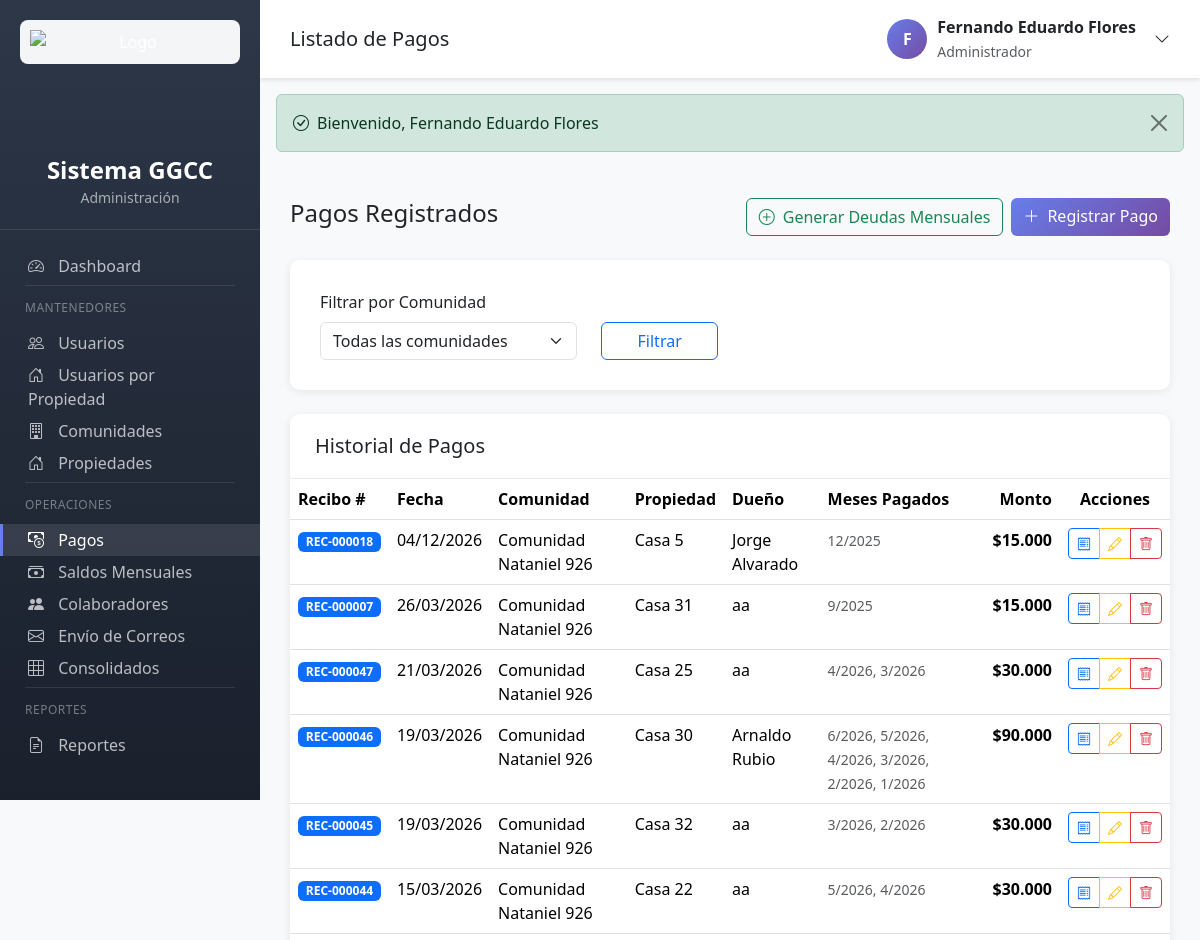
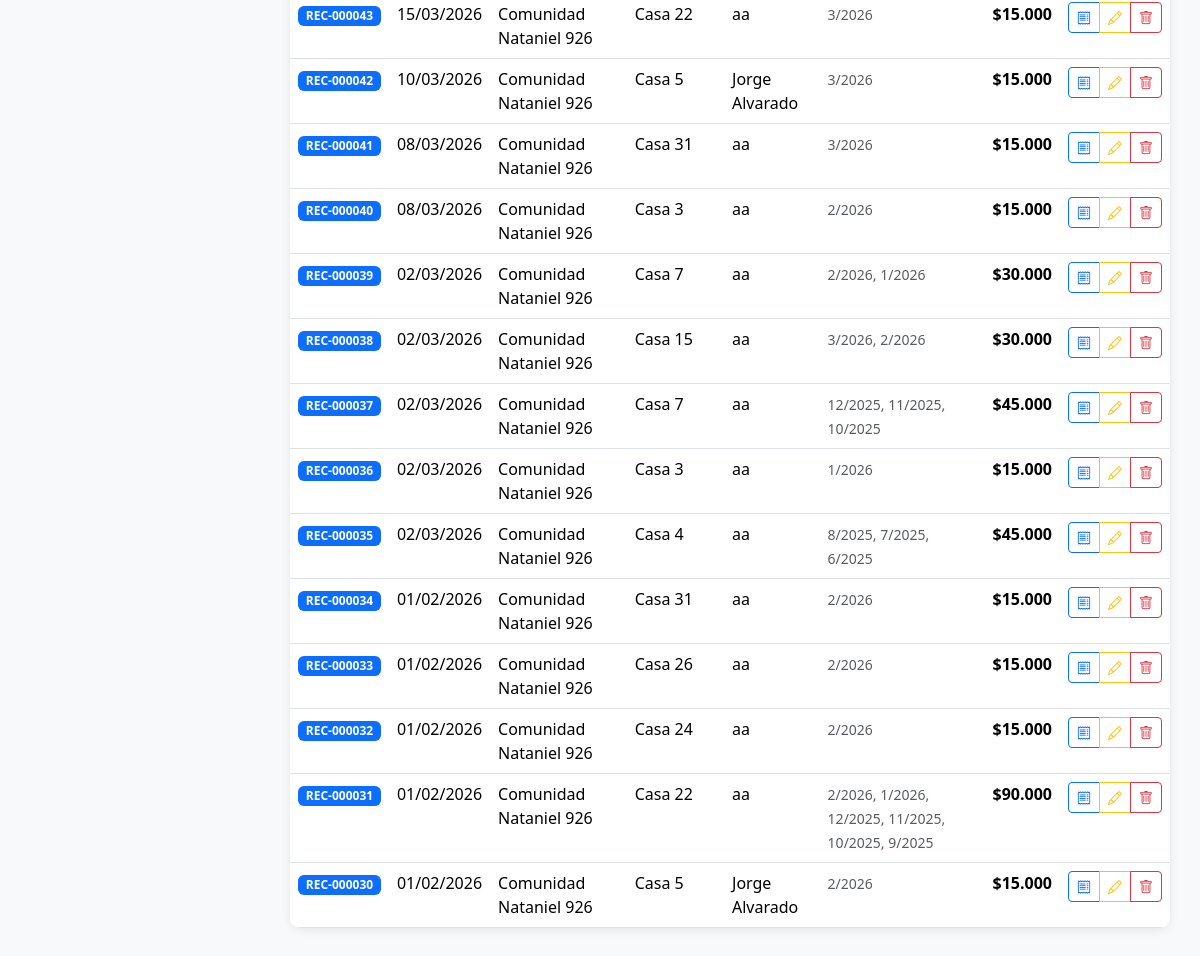
Before: /pagos.php (signed in) with the older database file (2 pictures, top to bottom).
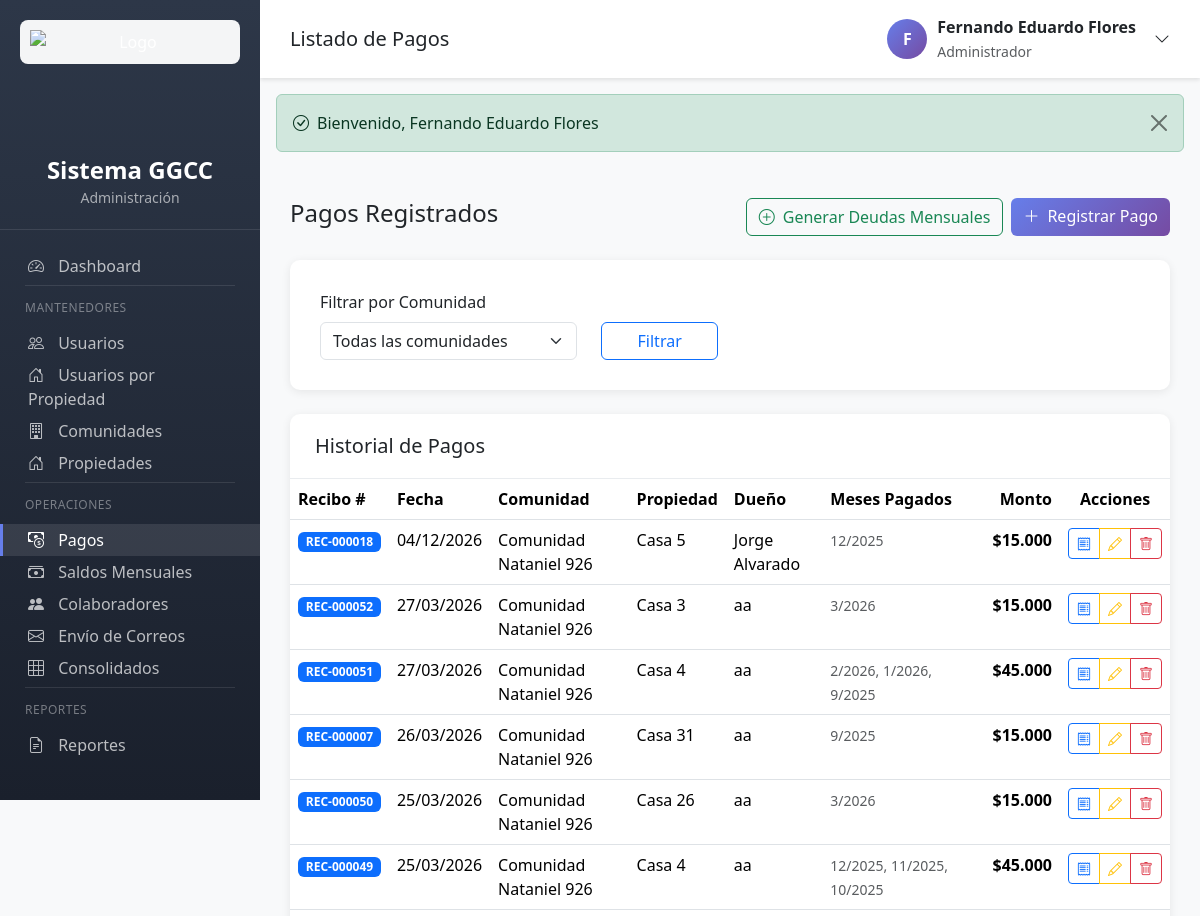
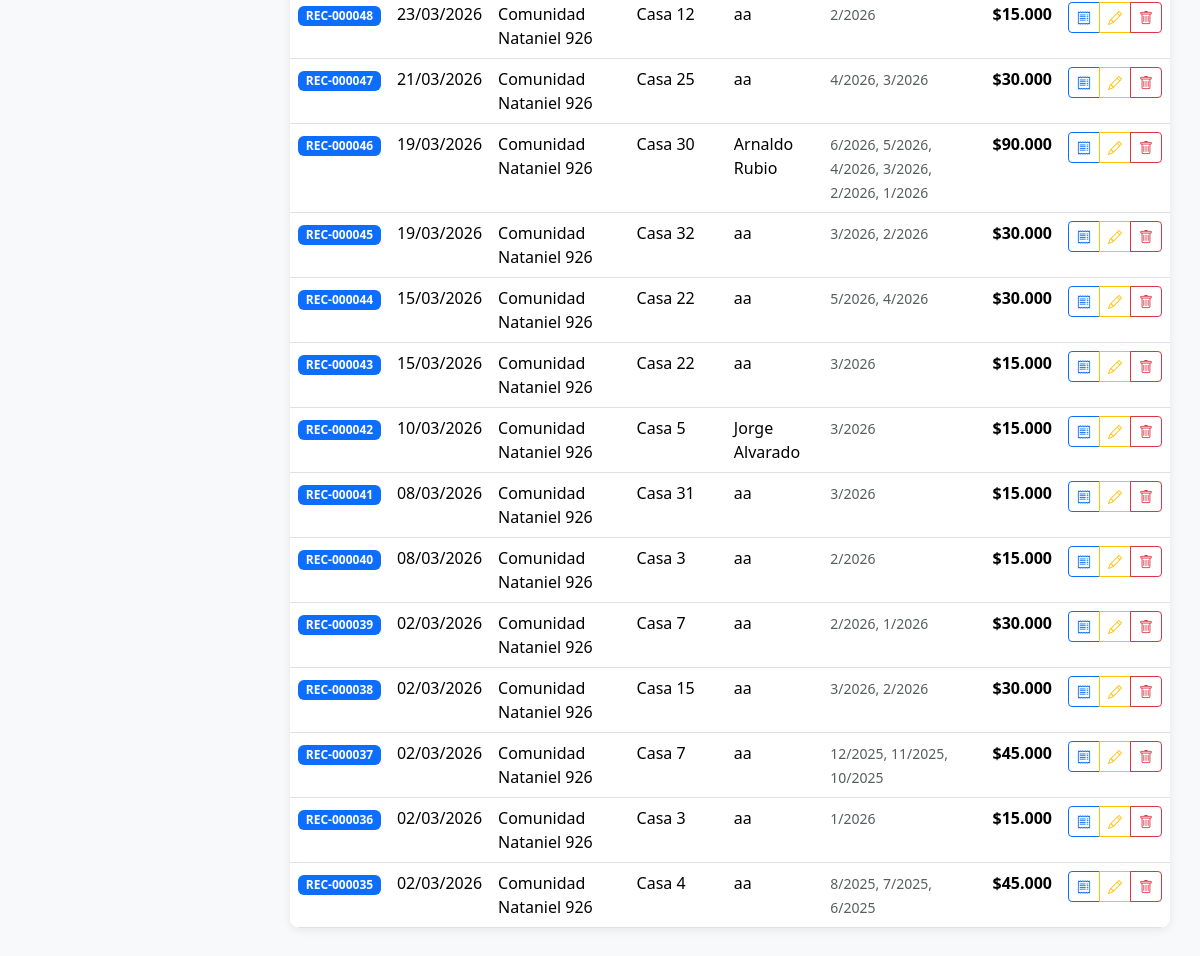
After: the same page with the newer database file (2 pictures, top to bottom).
### tables this page shows
CREATE TABLE `pagos` (
  `id` int(11) NOT NULL AUTO_INCREMENT,
  `propiedad_id` int(11) NOT NULL,
  `fecha` date NOT NULL,
  `monto` decimal(10,2) NOT NULL,
  `observaciones` text DEFAULT NULL,
  `saldo_utilizado` decimal(10,2) DEFAULT 0.00,
  `recibo_generado` tinyint(1) DEFAULT 0,
  `recibo_path` varchar(255) DEFAULT NULL,
  `created_at` timestamp NOT NULL DEFAULT current_timestamp(),
  `updated_at` timestamp NOT NULL DEFAULT current_timestamp() ON UPDATE current_timestamp(),
  PRIMARY KEY (`id`),
  KEY `idx_propiedad` (`propiedad_id`),
  KEY `idx_fecha` (`fecha`),
  KEY `idx_created_at` (`created_at`),
  CONSTRAINT `pagos_ibfk_1` FOREIGN KEY (`propiedad_id`) REFERENCES `propiedades` (`id`) ON DELETE CASCADE
);

CREATE TABLE `comunidades` (
  `id` int(11) NOT NULL AUTO_INCREMENT,
  `nombre` varchar(150) NOT NULL,
  `direccion` text NOT NULL,
  `pais` varchar(50) DEFAULT 'Chile',
  `region` varchar(100) NOT NULL,
  `comuna` varchar(100) NOT NULL,
  `nombre_presidente` varchar(100) NOT NULL,
  `whatsapp_presidente` varchar(20) DEFAULT NULL,
  `email_presidente` varchar(100) DEFAULT NULL,
  `activo` tinyint(1) DEFAULT 1,
  `created_at` timestamp NOT NULL DEFAULT current_timestamp(),
  `updated_at` timestamp NOT NULL DEFAULT current_timestamp() ON UPDATE current_timestamp(),
  PRIMARY KEY (`id`),
  KEY `idx_nombre` (`nombre`),
  KEY `idx_activo` (`activo`),
  KEY `idx_comuna` (`comuna`)
);

CREATE TABLE `propiedades` (
  `id` int(11) NOT NULL AUTO_INCREMENT,
  `comunidad_id` int(11) NOT NULL,
  `nombre` varchar(100) NOT NULL,
  `tipo` enum('Casa','Departamento','Parcela') NOT NULL,
  `precio_gastos_comunes` decimal(10,2) NOT NULL DEFAULT 0.00,
  `nombre_dueno` varchar(100) NOT NULL,
  `email_dueno` varchar(100) NOT NULL,
  `whatsapp_dueno` varchar(20) DEFAULT NULL,
  `nombre_agente` varchar(100) DEFAULT NULL,
  `email_agente` varchar(100) DEFAULT NULL,
  `whatsapp_agente` varchar(20) DEFAULT NULL,
  `saldo` decimal(10,2) DEFAULT 0.00,
  `activo` tinyint(1) DEFAULT 1,
  `created_at` timestamp NOT NULL DEFAULT current_timestamp(),
  `updated_at` timestamp NOT NULL DEFAULT current_timestamp() ON UPDATE current_timestamp(),
  PRIMARY KEY (`id`),
  KEY `idx_comunidad` (`comunidad_id`),
  KEY `idx_tipo` (`tipo`),
  KEY `idx_activo` (`activo`),
  KEY `idx_email_dueno` (`email_dueno`),
  CONSTRAINT `propiedades_ibfk_1` FOREIGN KEY (`comunidad_id`) REFERENCES `comunidades` (`id`) ON DELETE CASCADE
);

### app/controllers/PagosController.php (called while the page is built, shortened)
<?php
class PagosController {
    private Pago $pagoModel;
    public function __construct() {
        $this->pagoModel = new Pago();
    }
    public function index(): void {
        $comunidadId = isset($_GET['comunidad_id']) ? (int) $_GET['comunidad_id'] : null;
        $pagination = getPaginationParams(20);
        if ($comunidadId) {
            $totalRecords = $this->pagoModel->countPagos($comunidadId);
            $pagos = $this->pagoModel->getByComunidadPaginated($comunidadId, $pagination['offset'], $pagination['perPage']);
        } else {
            $pagos = $this->pagoModel->getAllWithDetailsPaginated($pagination['offset'], $pagination['perPage']);
        }
        require_once VIEWS_PATH . '/pagos/index.php';
    }
}

### config/config.php (called while the page is built, shortened)
<?php
spl_autoload_register(function ($class) {
    $paths = [
        APP_PATH . '/controllers/',
        APP_PATH . '/models/',
        APP_PATH . '/helpers/'
    ];
    foreach ($paths as $path) {
        $file = $path . $class . '.php';
        if (file_exists($file)) {
            return;
        }
    }
});
function e(string $text): string {
    return htmlspecialchars($text, ENT_QUOTES, 'UTF-8');
}
function generateCSRFToken(): string {
    return $_SESSION['csrf_token'];
}
function formatMoney(float $amount): string {
    return '$' . number_format($amount, 0, ',', '.');
}
function formatDate(string $date, string $format = 'd/m/Y'): string {
    return date($format, strtotime($date));
}
require_once APP_PATH . '/helpers/PaginationHelper.php';

### config/database.php (called while the page is built, shortened)
<?php
class Database {
    private static ?PDO $instance = null;
    public static function getConnection(): PDO {
        if (self::$instance === null) {
            try {
                $dsn = "mysql:host=" . DB_HOST . ";dbname=" . DB_NAME . ";charset=" . DB_CHARSET;
                $options = [
                    PDO::ATTR_ERRMODE => PDO::ERRMODE_EXCEPTION,
                    PDO::ATTR_DEFAULT_FETCH_MODE => PDO::FETCH_ASSOC,
                    PDO::ATTR_EMULATE_PREPARES => false,
                    PDO::MYSQL_ATTR_INIT_COMMAND => "SET NAMES " . DB_CHARSET . " COLLATE utf8mb4_unicode_ci"
                ];
                self::$instance = new PDO($dsn, DB_USER, DB_PASS, $options);
            } catch (PDOException $e) {
                throw new Exception("Error de conexión a la base de datos: " . $e->getMessage());
            }
        }
        return self::$instance;
    }
}
function getDB(): PDO {
    return Database::getConnection();
}

### app/helpers/PaginationHelper.php (called while the page is built, shortened)
<?php
class PaginationHelper {
    public static function getParams(int $defaultPerPage = 20): array {
        $page = isset($_GET['page']) ? (int) $_GET['page'] : 1;
        $perPage = isset($_GET['per_page']) ? (int) $_GET['per_page'] : $defaultPerPage;
        $offset = ($page - 1) * $perPage;
        return [
            'page' => $page,
            'perPage' => $perPage,
            'offset' => $offset
        ];
    }
}
function getPaginationParams(int $defaultPerPage = 20): array {
    return PaginationHelper::getParams($defaultPerPage);
}

### app/models/Model.php (called while the page is built, shortened)
<?php
abstract class Model {
    public function __construct() {
        $this->db = getDB();
    }
}

### app/models/Pago.php (called while the page is built, shortened)
<?php
require_once __DIR__ . '/Model.php';
class Pago extends Model {
    protected string $table = 'pagos';
    public function getAllWithDetailsPaginated(int $offset, int $limit): array {
        $sql = "SELECT p.*,
                       pr.nombre as propiedad_nombre,
                       pr.nombre_dueno,
                       c.nombre as comunidad_nombre,
                       GROUP_CONCAT(DISTINCT CONCAT(d.mes, '-', d.anio) ORDER BY d.anio DESC, d.mes DESC SEPARATOR ', ') as meses_pagados
                FROM {$this->table} p
                LEFT JOIN propiedades pr ON p.propiedad_id = pr.id
                LEFT JOIN comunidades c ON pr.comunidad_id = c.id
                LEFT JOIN pagos_detalle pd ON p.id = pd.pago_id
                LEFT JOIN deudas d ON pd.deuda_id = d.id
                GROUP BY p.id
                ORDER BY p.fecha DESC, p.id DESC
                LIMIT :limit OFFSET :offset";
        $stmt = $this->db->prepare($sql);
        $stmt->bindValue(':limit', $limit, PDO::PARAM_INT);
        $stmt->bindValue(':offset', $offset, PDO::PARAM_INT);
        $stmt->execute();
        return $stmt->fetchAll();
    }
}

### app/views/pagos/index.php (the view, shortened to what the changed rows need)
<?php
require_once __DIR__ . '/../partials/header.php';
?>
<div class="table-container">
    <div class="table-body">
        <table class="table table-hover mb-0">
            <thead>
                <tr>
                    <th>Recibo #</th>
                    <th>Fecha</th>
                    <th>Comunidad</th>
                    <th>Propiedad</th>
                    <th>Dueño</th>
                    <th>Meses Pagados</th>
                    <th class="text-end">Monto</th>
                    <th class="text-center">Acciones</th>
                </tr>
            </thead>
            <tbody>
                <?php if (empty($pagos)): ?>
                    <tr>
                        <td colspan="8" class="text-center text-muted py-5">
                            <i class="bi bi-cash-coin display-4 d-block mb-3"></i>
                            No hay pagos registrados
                        </td>
                    </tr>
                <?php else: ?>
                    <?php foreach ($pagos as $pago): ?>
                        <tr>
                            <td>
                                <span class="badge bg-primary">REC-<?= str_pad($pago['id'], 6, '0', STR_PAD_LEFT) ?></span>
                            </td>
                            <td><?= formatDate($pago['fecha']) ?></td>
                            <td><?= e($pago['comunidad_nombre'] ?? 'N/A') ?></td>
                            <td><?= e($pago['propiedad_nombre'] ?? 'N/A') ?></td>
                            <td><?= e($pago['nombre_dueno'] ?? 'N/A') ?></td>
                            <td>
                                <small class="text-muted">
                                    <?= $pago['meses_pagados'] ? str_replace('-', '/', $pago['meses_pagados']) : 'N/A' ?>
                                </small>
                            </td>
                            <td class="text-end fw-bold"><?= formatMoney((float)$pago['monto']) ?></td>
                            <td class="text-center">
                                <div class="btn-group btn-group-sm" role="group">
                                    <a href="pagos.php?action=recibo&id=<?= $pago['id'] ?>"
                                       class="btn btn-outline-primary" title="Ver Recibo">
                                        <i class="bi bi-receipt"></i>
                                    </a>
                                    <a href="pagos.php?action=edit&id=<?= $pago['id'] ?>"
                                       class="btn btn-outline-warning" title="Editar Pago">
                                        <i class="bi bi-pencil"></i>
                                    </a>
                                    <a href="pagos.php?action=delete&id=<?= $pago['id'] ?>&csrf_token=<?= generateCSRFToken() ?>"
                                       class="btn btn-outline-danger" title="Eliminar Pago"
                                       onclick="return confirm('¿Está seguro de eliminar este pago? Las deudas asociadas volverán a estado Pendiente.')">
                                        <i class="bi bi-trash"></i>
                                    </a>
                                </div>
                            </td>
                        </tr>
                    <?php endforeach; ?>
                <?php endif; ?>
            </tbody>
        </table>
    </div>
</div>
<?php require_once __DIR__ . '/../partials/footer.php'; ?>

Changed rows visible on the page:
no longer on this page (row unchanged): pagos: id "000034", fecha "01/02/2026", comunidades.nombre "Comunidad Nataniel 926", propiedad.nombre "Casa 31", propiedad.nombre_dueno "aa", meses_pagados "2/2026", monto "$15.000"
no longer on this page (row unchanged): pagos: id "000033", fecha "01/02/2026", comunidades.nombre "Comunidad Nataniel 926", propiedad.nombre "Casa 26", propiedad.nombre_dueno "aa", meses_pagados "2/2026", monto "$15.000"
no longer on this page (row unchanged): pagos: id "000032", fecha "01/02/2026", comunidades.nombre "Comunidad Nataniel 926", propiedad.nombre "Casa 24", propiedad.nombre_dueno "aa", meses_pagados "2/2026", monto "$15.000"
no longer on this page (row unchanged): pagos: id "000031", fecha "01/02/2026", comunidades.nombre "Comunidad Nataniel 926", propiedad.nombre "Casa 22", propiedad.nombre_dueno "aa", meses_pagados "2/2026, 1/2026, 12/2025, 11/2025, 10/2025, 9/2025", monto "$90.000"
no longer on this page (row unchanged): pagos: id "000030", fecha "01/02/2026", comunidades.nombre "Comunidad Nataniel 926", propiedad.nombre "Casa 5", propiedad.nombre_dueno "Jorge Alvarado", meses_pagados "2/2026", monto "$15.000"
added pagos: id "000052", fecha "27/03/2026", comunidades.nombre "Comunidad Nataniel 926", propiedad.nombre "Casa 3", propiedad.nombre_dueno "aa", meses_pagados "3/2026", monto "$15.000"
added pagos: id "000051", fecha "27/03/2026", comunidades.nombre "Comunidad Nataniel 926", propiedad.nombre "Casa 4", propiedad.nombre_dueno "aa", meses_pagados "2/2026, 1/2026, 9/2025", monto "$45.000"
added pagos: id "000050", fecha "25/03/2026", comunidades.nombre "Comunidad Nataniel 926", propiedad.nombre "Casa 26", propiedad.nombre_dueno "aa", meses_pagados "3/2026", monto "$15.000"
added pagos: id "000049", fecha "25/03/2026", comunidades.nombre "Comunidad Nataniel 926", propiedad.nombre "Casa 4", propiedad.nombre_dueno "aa", meses_pagados "12/2025, 11/2025, 10/2025", monto "$45.000"
added pagos: id "000048", fecha "23/03/2026", comunidades.nombre "Comunidad Nataniel 926", propiedad.nombre "Casa 12", propiedad.nombre_dueno "aa", meses_pagados "2/2026", monto "$15.000"
